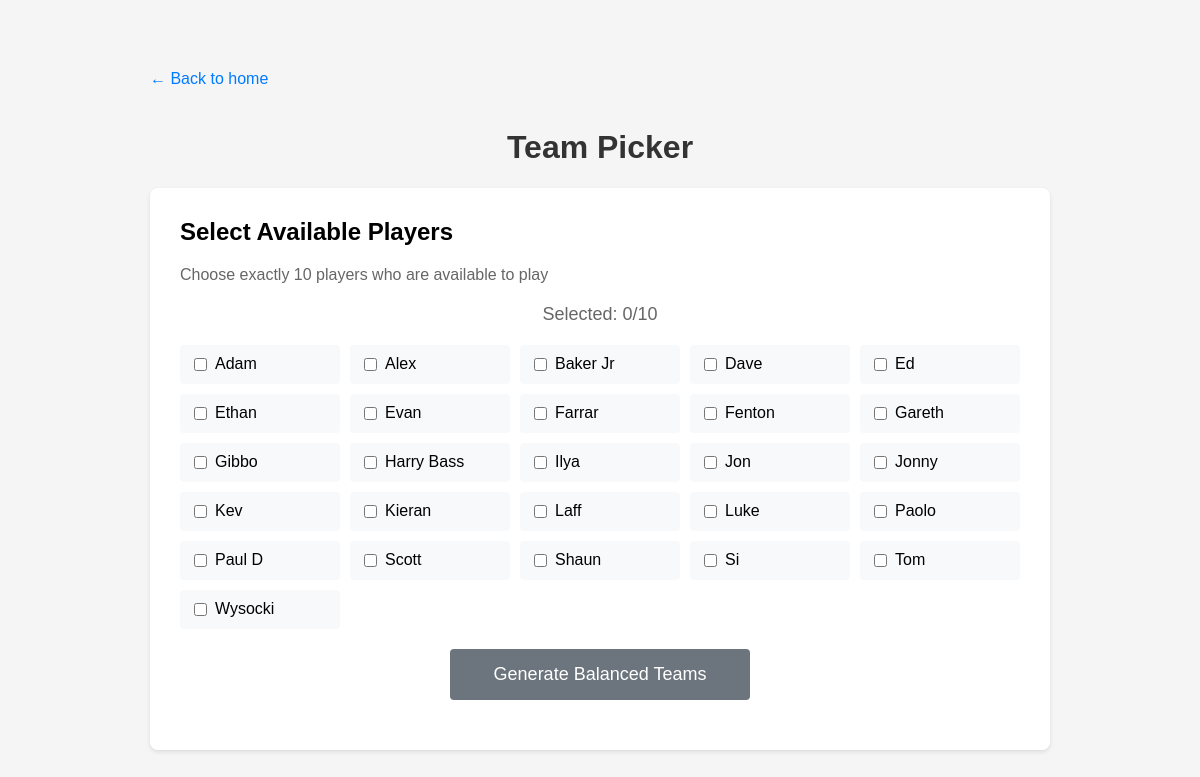
Page /team_picker on the committed database.
### tables this page shows
CREATE TABLE players
                 (id INTEGER PRIMARY KEY AUTOINCREMENT, 
                  name TEXT UNIQUE);

### app.py (the view)
@app.route('/team_picker')
def team_picker():
    players = database.get_players()
    return render_template('team_picker.html', players=players, teams=None, error=None)

### database.py (called while the page is built)
def get_players():
    conn = sqlite3.connect('ratings.db')
    c = conn.cursor()
    c.execute("SELECT id, name FROM players ORDER BY name")
    players = c.fetchall()
    conn.close()
    return players

### templates/team_picker.html (shortened to what this page needs)
<!DOCTYPE html>
<html>
<head>
</head>
<body>
    <a href="/" class="back-link">← Back to home</a>
    <h1>Team Picker</h1>
    <div class="selection-box">
        <h2 style="margin-top: 0;">Select Available Players</h2>
        <p style="color: #666;">Choose exactly 10 players who are available to play</p>
        <div class="counter" id="counter">
            Selected: 0/10
        </div>
        <form method="POST" action="/generate_teams" id="teamForm">
            <div class="player-grid">
                {% for player in players %}
                <label class="player-checkbox">
                    <input type="checkbox" name="players" value="{{ player[0] }}" onchange="updateCounter()">
                    {{ player[1] }}
                </label>
                {% endfor %}
            </div>
            <button type="submit" class="generate-btn" id="generateBtn" disabled>
                Generate Balanced Teams
            </button>
        </form>
    </div>
</body>
</html>

### templates/team_picker.html (style rules this page uses)
body { font-family: Arial, sans-serif; max-width: 900px; margin: 50px auto; padding: 20px; background-color: #f5f5f5; }
h1 { color: #333; text-align: center; }
.back-link { display: inline-block; margin-bottom: 20px; color: #007bff; text-decoration: none; }
.selection-box { background: white; padding: 30px; border-radius: 8px; box-shadow: 0 2px 4px rgba(0,0,0,0.1); margin-bottom: 30px; }
.player-grid { display: grid; grid-template-columns: repeat(auto-fill, minmax(150px, 1fr)); gap: 10px; margin: 20px 0; }
.player-checkbox { display: flex; align-items: center; padding: 10px; background: #f8f9fa; border-radius: 4px; cursor: pointer; }
.player-checkbox input { margin-right: 8px; cursor: pointer; }
.counter { text-align: center; font-size: 18px; margin: 20px 0; color: #666; }
.generate-btn { display: block; width: 100%; max-width: 300px; margin: 20px auto; padding: 15px; background-color: #28a745; color: white; border: none; border-radius: 4px; font-size: 18px; cursor: pointer; }
.generate-btn:disabled { background-color: #6c757d; cursor: not-allowed; }

### rows in the picture
players: name "Adam"
players: name "Alex"
players: name "Baker Jr"
players: name "Dave"
players: name "Ed"
players: name "Ethan"
players: name "Evan"
players: name "Farrar"
players: name "Fenton"
players: name "Gareth"
players: name "Gibbo"
players: name "Harry Bass"
players: name "Ilya"
players: name "Jon"
players: name "Jonny"
players: name "Kev"
players: name "Kieran"
players: name "Laff"
players: name "Luke"
players: name "Paolo"
players: name "Paul D"
players: name "Scott"
players: name "Shaun"
players: name "Si"
players: name "Tom"
players: name "Wysocki"
